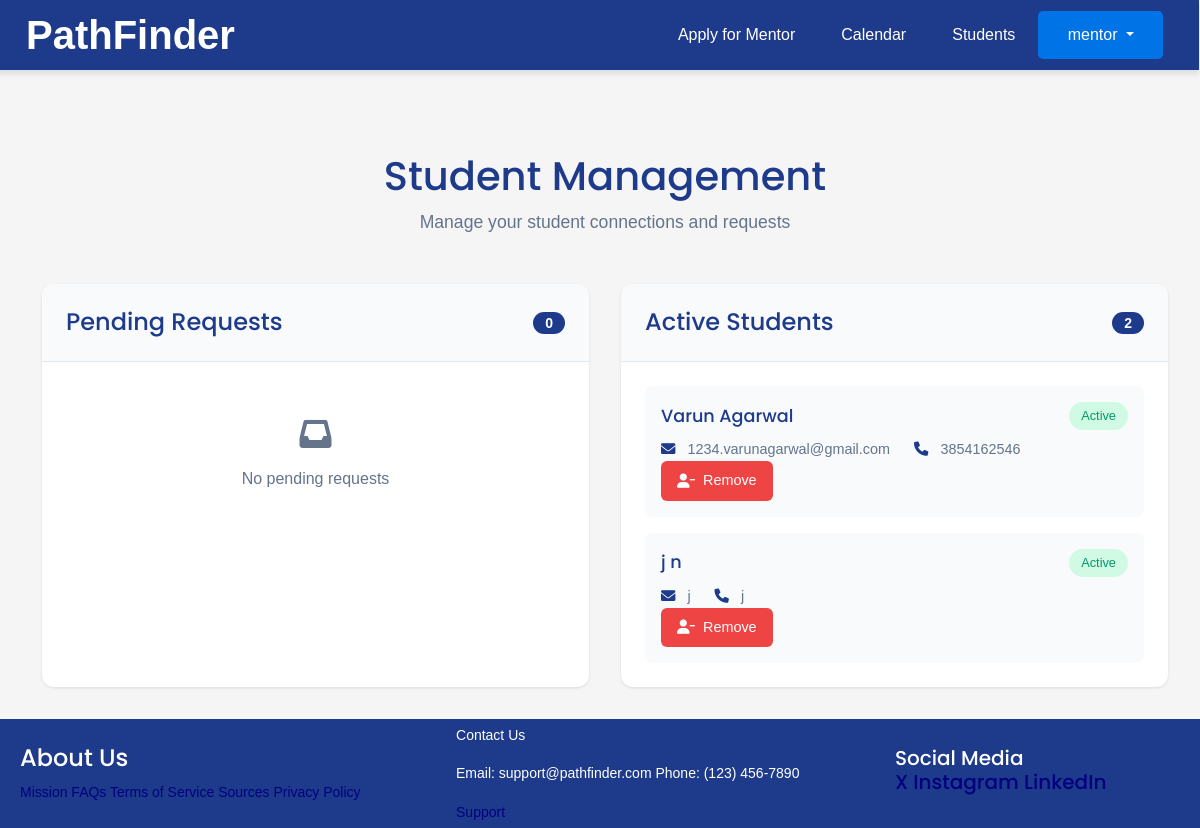
/students/ (signed in), run on the app's committed database.
### joblist/models.py (models this page shows)
class CustomUser(AbstractUser):
    choices = ( ("Student", "Student"),
               ("Employer", "Employer"),
               ("Mentor", "Mentor"))
    role = models.CharField(max_length=20, choices = choices)
    first_name = models.TextField()
    last_name = models.TextField()
    choices = ( ("male", "male"),
               ("female", "female"),
               ("prefer not to say", "prefer not to say"))
    gender = models.CharField(choices=choices, max_length=20)
    birthday = models.DateField(null=True, blank=True)
    phone = models.TextField()
    email = models.TextField()
    status_mentor = models.TextField(default="pending")
    mentor = models.ForeignKey(applicationMentor, on_delete=models.CASCADE, null = True, blank=True)
    address = models.TextField()
    offers = models.ManyToManyField(JobListing, related_name='offers', blank=True)
    recieveemails = models.BooleanField(default=False)
    REQUIRED_FIELDS = ["phone","birthday","gender", "email", "address", "first_name", "last_name", "role"]

### joblist/views.py (the view)
# urls.py: path('students/', views.students, name="students"),
def students(request):
    print(applicationMentor.objects.filter(author = request.user).first(), 'bye')
    requests = CustomUser.objects.filter(mentor = applicationMentor.objects.filter(author = request.user).first())
    print(requests, 'hi')
    requests = requests.filter(role = "Student")
    requests = requests.filter(status_mentor = "pending")
    approved_students = CustomUser.objects.filter(mentor = applicationMentor.objects.filter(author = request.user).first())
    approved_students = approved_students.filter(role = "Student")
    approved_students = approved_students.filter(status_mentor = "accept")
    print(approved_students, 'hi2')
    return render(request, "joblist/students.html", {"requests": requests, "approved_students": approved_students})

### joblist/models.py (called while the page is built)
    def __str__(self):
        return (self.first_name + self.last_name)

### joblist/templates/joblist/students.html (shortened to what this page needs)
{% extends "joblist/base.html" %}
{% load static %}
{% block content %}
<div class="dashboard-container">
    <div class="dashboard-header">
        <h1>Student Management</h1>
        <p class="subtitle">Manage your student connections and requests</p>
    </div>
    <div class="dashboard-grid">
        <div class="dashboard-card">
            <div class="card-header">
                <h2>Pending Requests</h2>
                <span class="badge">{{ requests|length }}</span>
            </div>
            <div class="card-content">
                {% if requests %}
                    {% for student in requests %}
                    <div class="student-item">
                        <div class="student-info">
                            <div class="student-primary">
                                <h3>{{ student.first_name }} {{ student.last_name }}</h3>
                                <span class="status-badge pending">Pending</span>
                            </div>
                            <div class="student-details">
                                <span><i class="fas fa-envelope"></i> {{ student.email }}</span>
                                <span><i class="fas fa-phone"></i> {{ student.phone }}</span>
                            </div>
                        </div>
                        <div class="action-buttons">
                            <button onclick="acceptStudent('{{ student.id }}')" class="btn-accept">
                                <i class="fas fa-check"></i> Accept
                            </button>
                            <button onclick="rejectStudent('{{ student.id }}')" class="btn-reject">
                                <i class="fas fa-times"></i> Reject
                            </button>
                        </div>
                    </div>
                    {% endfor %}
                {% else %}
                    <div class="empty-state">
                        <i class="fas fa-inbox"></i>
                        <p>No pending requests</p>
                    </div>
                {% endif %}
            </div>
        </div>
        <div class="dashboard-card">
            <div class="card-header">
                <h2>Active Students</h2>
                <span class="badge">{{ approved_students|length }}</span>
            </div>
            <div class="card-content">
                {% if approved_students %}
                    {% for student in approved_students %}
                    <div class="student-item">
                        <div class="student-info">
                            <div class="student-primary">
                                <h3>{{ student.first_name }} {{ student.last_name }}</h3>
                                <span class="status-badge active">Active</span>
                            </div>
                            <div class="student-details">
                                <span><i class="fas fa-envelope"></i> {{ student.email }}</span>
                                <span><i class="fas fa-phone"></i> {{ student.phone }}</span>
                            </div>
                        </div>
                        <button onclick="warning('{{ student.id }}')" class="btn-remove">
                            <i class="fas fa-user-minus"></i> Remove
                        </button>
                    </div>
                    {% endfor %}
                {% else %}
                    <div class="empty-state">
                        <i class="fas fa-users"></i>
                        <p>No active students</p>
                    </div>
                {% endif %}
            </div>
        </div>
    </div>
</div>
{% endblock %}

### joblist/templates/joblist/base.html (shortened to what this page needs)
{% load static %}
<!doctype html>
<html lang="en">
  <head>
    <link href='https://cdn.jsdelivr.net/npm/fullcalendar@5.11.3/main.css' rel='stylesheet' />
    <link rel="stylesheet" href="https://cdn.jsdelivr.net/npm/bootstrap@5.3.3/dist/css/bootstrap.min.css">
    <link rel="stylesheet" href="{% static 'css/styles.css' %}">
    <link rel="stylesheet" href="https://cdnjs.cloudflare.com/ajax/libs/font-awesome/6.0.0/css/all.min.css">
  </head>
  <body style="padding-left: 10px">
    <nav class="navbar navbar-expand-sm navbar-custom">
      <div class="container-fluid">
        <a class="navbar-brand" href="/">
          PathFinder
        </a>
        <div class="d-flex ms-auto align-items-center">
  {% if user.is_authenticated %}
  {% if user.is_superuser %}
        <ul class = "navbar-nav">
          <li class = "nav-item"><a class = "nav-link" href = "/">Home</a></li>
          <li class = "nav-item"><a class = "nav-link" href = "/approvelistings">View Pending Job Listings</a></li>
          <li class = "nav-item"><a class = "nav-link" href = "/approvementor">View Pending Mentor Applications</a></li>
        </ul>
    {% elif user.role == "Mentor" %}
          <ul class = "navbar-nav">
            <li class = "nav-item"><a class = "nav-link"href = "/mentorapply">Apply for Mentor</a></li>
            <li class = "nav-item"><a class = "nav-link" href = "/calendar">Calendar</a></li>
            <li class = "nav-item"><a class = "nav-link" href = "/students">Students</a></li>
          </ul>
  {% endif %}
  <div class="dropdown" id = "userDropdown">
    <button class="btn dropdown-toggle" type="button" id="userDropdown" data-bs-toggle="dropdown" aria-expanded="false">
      {{ user.username }}
    </button>
  </div>
{% else %}
<a class="nav-link" href="{% url 'account_login' %}">Log In</a>
<a class="btn btn-get-started ms-3" style = "background-color: #1E3A8A; color: white;" href="{% url 'account_signup' %}">Sign Up</a>
{% endif %}
</div>
</div>
</nav>
    <div class="content-area">
      {% block content %}{% endblock %}
    </div>
    <div class="footer-container">
      <div class="footer">
        <div class="footer-heading footer-1">
          <h4>About Us</h4>
          <a href="#">Mission</a>
          <a href="#">FAQs</a>
          <a href="#">Terms of Service</a>
          <a href="/sources">Sources</a>
          <a href="#">Privacy Policy</a>
        </div>
        <div class="footer-heading footer-2">
          <p>Contact Us</p>
          <div style = "clear: both;">
          <p style = "display: inline-block">Email: support@pathfinder.com</p>
          <p style = "display: inline-block; ">Phone: (123) 456-7890</p>
        </div>
          <a  href="#">Support</a>
        </div>
        <div class="footer-heading footer-3">
          <h5>Social Media</52>
            <br>
          <a href="https://x.com/?mx=2">X</a>
          <a href="https://instagram.com">Instagram</a>
          <a href="https://linkedin.com">LinkedIn</a>
        </div>
      </div>
    </div>
  </body>
</html>

### joblist/static/css/styles.css (style rules this page uses)
body { font-family: 'Nunito', sans-serif; }
h1, h2, h3, h4, h5, h6 { font-family: 'Poppins', sans-serif; }
body { margin: 0; font-family: 'Arial', sans-serif; display: flex; flex-direction: column; min-height: 100vh; padding: 0; overflow-x: hidden; }
.navbar-custom { background-color: #1E3A8A; margin-left: -10px; position: fixed; top: 0; left: 0; right: 0; padding: 1rem 1.5rem; box-shadow: 0px 4px 6px rgba(0, 0, 0, 0.1); z-index: 1000; height: 70px; }
.navbar-custom .navbar-brand { color: #FFFFFF; font-size: 2.5rem; font-weight: bold; margin: 0; }
.navbar-custom .nav-link { color: #FFFFFF; text-decoration: none; padding: 0.5rem; }
body { margin: 0; padding: 0; font-family: 'Arial', sans-serif; background-color: #ffffff; color: #333333; line-height: 1.6; }
nav { background-color: #0058b0; color: #ffffff; padding: 15px 20px; display: flex; align-items: center; box-shadow: 0 2px 4px rgba(0, 0, 0, 0.1); position: fixed; top: 0; width: 100.78%; box-sizing: border-box; }
.dropdown { position: relative; display: inline-block; width: 125px; z-index: 11; }
.dropdown button { background-color: #0073e6; color: #ffffff; padding: 12px 20px; font-size: 16px; border: none; border-radius: 5px; cursor: pointer; text-align: center; width: 100%; box-sizing: border-box; transition: background-color 0.3s ease; }
.footer { background-color: #1E3A8A; color: white; padding: 5px 10px; display: flex; justify-content: space-between; align-items: center; flex-wrap: wrap; width: 101%; margin-top: auto; margin-left: -10px; text-align: left; }
.footer .footer-heading { flex: 1 1 auto; padding: 0 10px; font-size: 14px; }
.content-area { flex-grow: 1; padding: 0; margin-top: 120px; text-align: center; width: 100%; }
* { box-sizing: border-box; }
body { margin: 0; padding: 0; font-family: Arial, sans-serif; background-color: #f4f4f9; color: #333; }
nav { background-color: #333; color: #fff; padding: 10px 20px; display: flex; justify-content: space-between; align-items: center; }
nav a { color: #fff; text-decoration: none; margin: 0 15px; transition: color 0.3s ease; }
body { margin: 0; font-family: Arial, sans-serif; background-color: #f5f5f5; color: #333; overflow-x: hidden; overflow-y: scroll; }
a { text-decoration: none; color: #000080; transition: color 0.3s ease; }
button { background-color: #000080; color: #ffffff; border: none; padding: 10px 20px; border-radius: 4px; font-size: 14px; cursor: pointer; transition: background-color 0.3s ease; }
.status-badge { padding: 0.25rem 0.75rem; border-radius: 9999px; font-size: 0.875rem; font-weight: 500; }

### joblist/templates/joblist/students.html (style rules this page uses)
.dashboard-container { max-width: 1200px; margin: 0 auto; padding: 2rem; }
.dashboard-header { text-align: center; margin-bottom: 3rem; }
.dashboard-header h1 { color: #1E3A8A; font-size: 2.5rem; margin-bottom: 0.5rem; }
.subtitle { color: #64748B; font-size: 1.1rem; }
.dashboard-grid { display: grid; grid-template-columns: repeat(auto-fit, minmax(500px, 1fr)); gap: 2rem; }
.dashboard-card { background: white; border-radius: 12px; box-shadow: 0 1px 3px rgba(0,0,0,0.1); overflow: hidden; }
.card-header { background: #F8FAFC; padding: 1.5rem; border-bottom: 1px solid #E2E8F0; display: flex; justify-content: space-between; align-items: center; }
.card-header h2 { color: #1E3A8A; font-size: 1.5rem; margin: 0; }
.badge { background: #1E3A8A; color: white; padding: 0.25rem 0.75rem; border-radius: 9999px; font-size: 0.875rem; }
.card-content { padding: 1.5rem; }
.student-item { padding: 1rem; border-radius: 8px; background: #F8FAFC; margin-bottom: 1rem; }
.student-item:last-child { margin-bottom: 0; }
.student-primary { display: flex; justify-content: space-between; align-items: center; margin-bottom: 0.5rem; }
.student-primary h3 { color: #1E3A8A; font-size: 1.1rem; margin: 0; }
.student-details { display: flex; gap: 1.5rem; color: #64748B; font-size: 0.9rem; }
.student-details i { color: #1E3A8A; margin-right: 0.5rem; }
.btn-accept, .btn-reject, .btn-remove, .btn-secondary, .btn-danger { padding: 0.5rem 1rem; border-radius: 6px; border: none; font-size: 0.9rem; cursor: pointer; display: flex; align-items: center; gap: 0.5rem; transition: all 0.2s; }
.btn-reject, .btn-remove, .btn-danger { background: #EF4444; color: white; }
.status-badge { font-size: 0.8rem; padding: 0.25rem 0.75rem; border-radius: 9999px; }
.status-badge.active { background: #D1FAE5; color: #059669; }
.empty-state { text-align: center; padding: 2rem; color: #64748B; }
.empty-state i { font-size: 2rem; margin-bottom: 1rem; }

### data on the page
CustomUser: username "mentor"
CustomUser: first_name "Varun", last_name "Agarwal", email "1234.varunagarwal@gmail.com", phone "3854162546"
CustomUser: first_name "j", last_name "n", email "j", phone "j"

### other printed values
{{ requests|length }} "0"
{{ approved_students|length }} "2"
